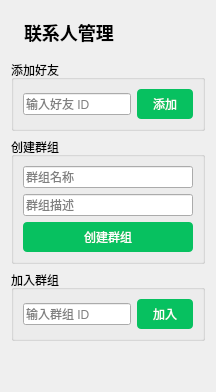
<?xml version="1.0" encoding="UTF-8"?>
<ui version="4.0">
 <class>ContactsManageWidget</class>
 <widget class="QWidget" name="ContactsManageWidget">
  <layout class="QVBoxLayout" name="mainLayout">
   <item>
    <widget class="QLabel" name="titleLabel">
     <property name="text">
      <string>联系人管理</string>
     </property>
     <property name="styleSheet">
      <string notr="true">font-size: 18px; font-weight: bold; padding: 8px;</string>
     </property>
    </widget>
   </item>
   <!-- 添加好友 -->
   <item>
    <widget class="QGroupBox" name="friendGroup">
     <property name="title">
      <string>添加好友</string>
     </property>
     <layout class="QHBoxLayout" name="friendLayout">
      <item>
       <widget class="QLineEdit" name="addFriendEdit">
        <property name="placeholderText">
         <string>输入好友 ID</string>
        </property>
       </widget>
      </item>
      <item>
       <widget class="QPushButton" name="addFriendBtn">
        <property name="text">
         <string>添加</string>
        </property>
        <property name="styleSheet">
         <string notr="true">background-color: #07c160; color: white; padding: 6px 16px; border-radius: 4px;</string>
        </property>
       </widget>
      </item>
     </layout>
    </widget>
   </item>
   <!-- 创建群组 -->
   <item>
    <widget class="QGroupBox" name="createGroupBox">
     <property name="title">
      <string>创建群组</string>
     </property>
     <layout class="QVBoxLayout" name="createGroupLayout">
      <item>
       <widget class="QLineEdit" name="createGroupNameEdit">
        <property name="placeholderText">
         <string>群组名称</string>
        </property>
       </widget>
      </item>
      <item>
       <widget class="QLineEdit" name="createGroupDescEdit">
        <property name="placeholderText">
         <string>群组描述</string>
        </property>
       </widget>
      </item>
      <item>
       <widget class="QPushButton" name="createGroupBtn">
        <property name="text">
         <string>创建群组</string>
        </property>
        <property name="styleSheet">
         <string notr="true">background-color: #07c160; color: white; padding: 6px 16px; border-radius: 4px;</string>
        </property>
       </widget>
      </item>
     </layout>
    </widget>
   </item>
   <!-- 加入群组 -->
   <item>
    <widget class="QGroupBox" name="joinGroupBox">
     <property name="title">
      <string>加入群组</string>
     </property>
     <layout class="QHBoxLayout" name="joinGroupLayout">
      <item>
       <widget class="QLineEdit" name="addGroupEdit">
        <property name="placeholderText">
         <string>输入群组 ID</string>
        </property>
       </widget>
      </item>
      <item>
       <widget class="QPushButton" name="addGroupBtn">
        <property name="text">
         <string>加入</string>
        </property>
        <property name="styleSheet">
         <string notr="true">background-color: #07c160; color: white; padding: 6px 16px; border-radius: 4px;</string>
        </property>
       </widget>
      </item>
     </layout>
    </widget>
   </item>
   <item>
    <spacer name="bottomSpacer">
     <property name="orientation">
      <enum>Qt::Vertical</enum>
     </property>
     <property name="sizeHint" stdset="0">
      <size>
       <width>20</width>
       <height>40</height>
      </size>
     </property>
    </spacer>
   </item>
  </layout>
 </widget>
 <resources/>
 <connections/>
</ui>
